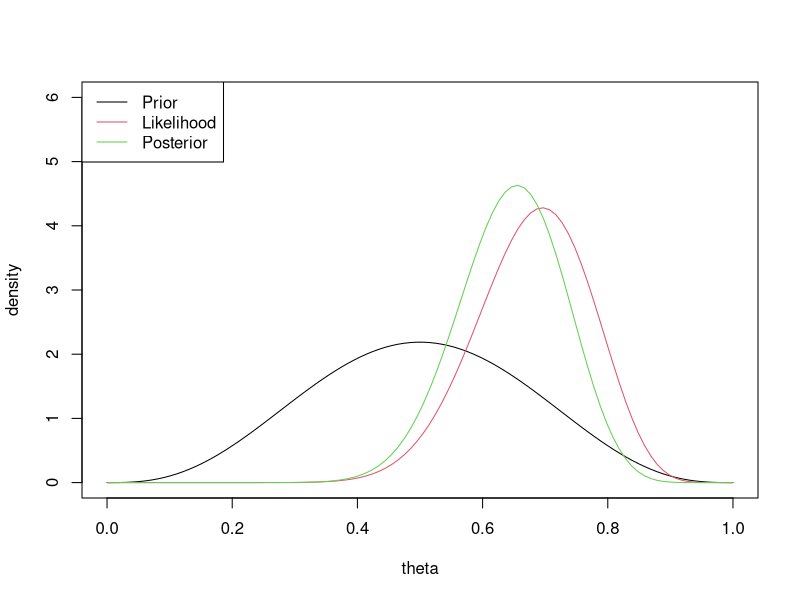
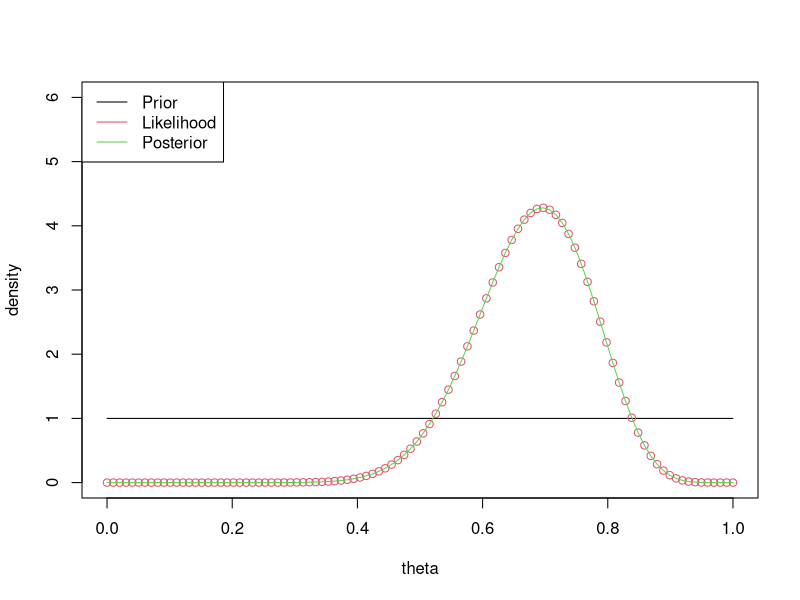

The R source for these figures, in order:
## ---- chunk 1
knitr::opts_chunk$set(echo = TRUE)
## ---- chunk 2
# create a set of values between 0 and 1 to compute the density at
theta = seq(0,1, length=100)

# data
Y = 16
n = 23
# prior
a = 4
b = 4
# posterior
A = Y + a
B = n - Y + b

# beta(a,b) prior
prior = dbeta(theta, a, b)

# binomial(Y,n) likelihood, scaled up some
likelihood = dbinom(Y, n, theta) * 24

# posterior
posterior = dbeta(theta, A, B)

# plotting
plot(theta, prior, ylab="density", type="l", col="1", ylim=c(0,6)) # prior
lines(theta, likelihood, type="l", col="2") # likelihood
lines(theta, posterior, type="l", col="3") # posterior

# add legend
legend("topleft", c("Prior", "Likelihood", "Posterior"), lty=c(1,1,1),col=c(1,2,3))
## ---- chunk 3
# create a set of values between 0 and 1 to compute the density at
theta = seq(0,1, length=100)

# data
Y = 16
n = 23
# prior
a = 1
b = 1
# posterior
A = Y + a
B = n - Y + b

# beta(a,b) prior
prior = dbeta(theta, a, b)

# binomial(Y,n) likelihood, scaled up some
likelihood = dbinom(Y, n, theta) * 24

# posterior
posterior = dbeta(theta, A, B)

# plotting
plot(theta, prior, ylab="density", type="l", col="1", ylim=c(0,6)) # prior
lines(theta, likelihood, type="p", col="2") # likelihood
lines(theta, posterior, type="l", col="3") # posterior

# add legend
legend("topleft", c("Prior", "Likelihood", "Posterior"), lty=c(1,1,1),col=c(1,2,3))
